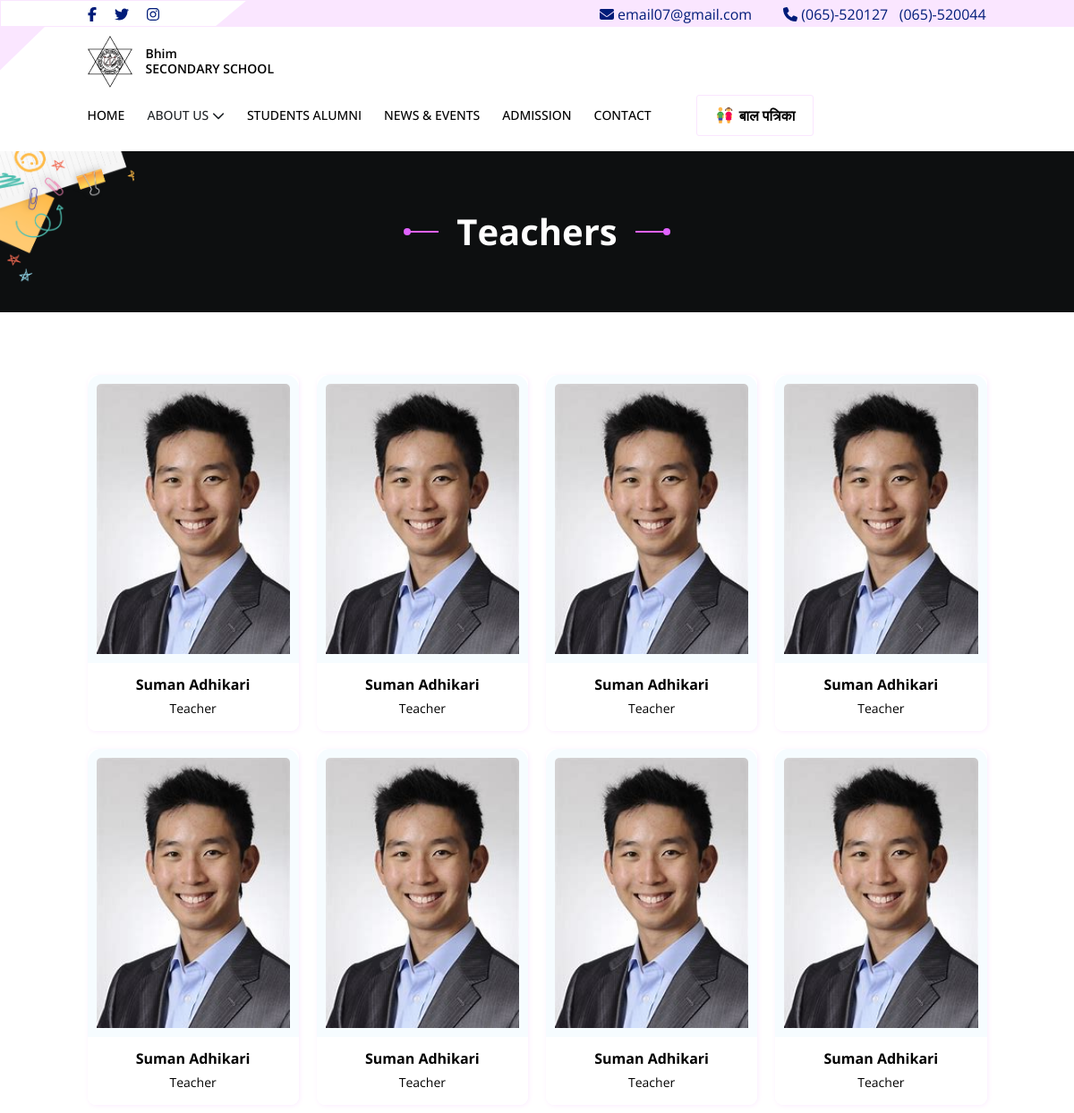
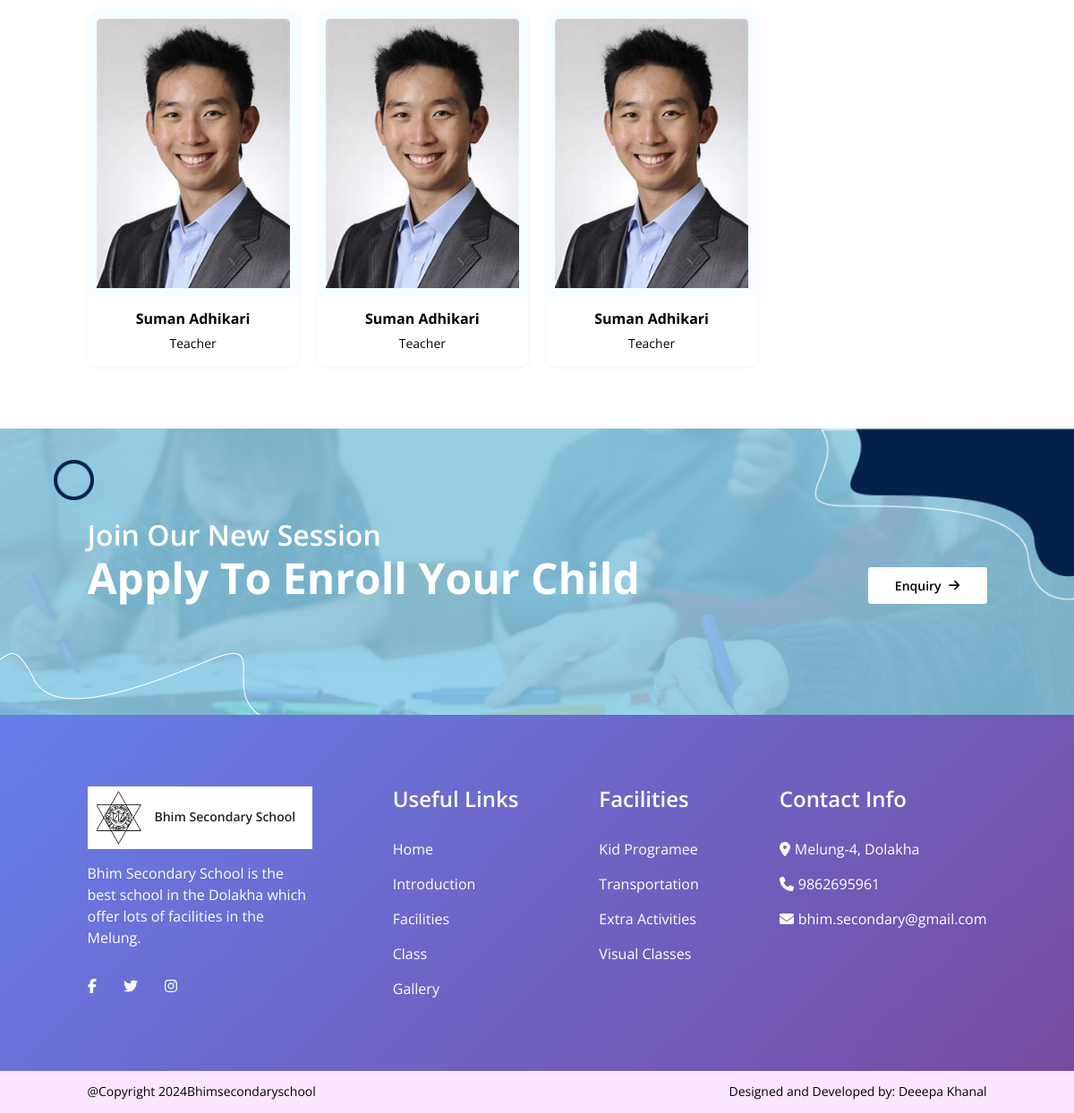
Screenshot of /teachers/ with the database file from the repository (2 pictures, top to bottom).
### BhimmaviApp/models.py (models this page shows, shortened)
class Teacher(SoftDeleteModel):
    name = models.CharField(max_length=100)  # Teacher's full name
    title = models.CharField(max_length=50)  # Job title or designation
    image = models.ImageField(upload_to='teachers/images/')  # Profile picture
    facebook = models.URLField(blank=True, null=True)  # Facebook URL
    instagram = models.URLField(blank=True, null=True)  # Instagram URL
    twitter = models.URLField(blank=True, null=True)  # Twitter URL
    def get_image(self):
        if self.image:
            return self.image.url
        return static('assets/image/avatar.png')

### BhimmaviApp/views.py (the view)
# urls.py: path('teachers/', views.teachers, name='teachers'),
def teachers(request):
    teachers = Teacher.objects.all()
    return render(request, 'BOD/teachers.html',context={'teachers':teachers})

### BhimmaviApp/softdelete_manager.py (called while the page is built)
    def get_queryset(self):
        return super().get_queryset().filter(deleted_at__isnull=True)

### templates/BOD/teachers.html (shortened to what this page needs)
{% extends 'base.html' %}
{% load static %}
{% block content %}
<section class="hero">
    <div class="head_title">
        <div class="line"></div>
        <h3 class="fs-40-w-700">Teachers</h3>
        <div class="line"></div>
    </div>
</section>
<section class="bod_member_page">
    <div class="container">
        <div class="bod_member_page_wrapper">
            {%for item in teachers%}
            <a href=" {%if bod_member%}/bod_details/{{item.pk}}{%endif%}">
                <div class="alumi_box">
                    <div class="image">
                        <img src={{item.get_image}} alt="">
                        <div class="student_detail">
                            <div class="student_detail_box">
                                <h4 class="fs-16-w-700">{{item.name}}</h4>
                                <span class="fs-14-w-400">{{item.title}}</span>
                            </div>
                        </div>
                    </div>
                </div>
            </a>
            {%endfor%}
        </div>
    </div>
</section>
{% include 'common/enquiry.html' %}
{% endblock %}

### rows the page displays
Teacher: get_image (picture), name "Suman Adhikari", title "Teacher"
Teacher: get_image (picture), name "Suman Adhikari", title "Teacher"
Teacher: get_image (picture), name "Suman Adhikari", title "Teacher"
Teacher: get_image (picture), name "Suman Adhikari", title "Teacher"
Teacher: get_image (picture), name "Suman Adhikari", title "Teacher"
Teacher: get_image (picture), name "Suman Adhikari", title "Teacher"
Teacher: get_image (picture), name "Suman Adhikari", title "Teacher"
Teacher: get_image (picture), name "Suman Adhikari", title "Teacher"
Teacher: get_image (picture), name "Suman Adhikari", title "Teacher"
Teacher: get_image (picture), name "Suman Adhikari", title "Teacher"
Teacher: get_image (picture), name "Suman Adhikari", title "Teacher"
